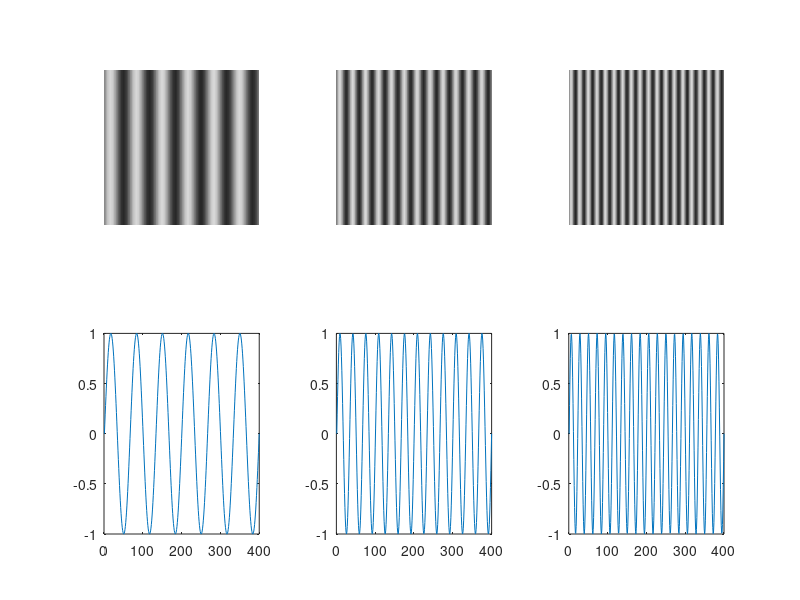
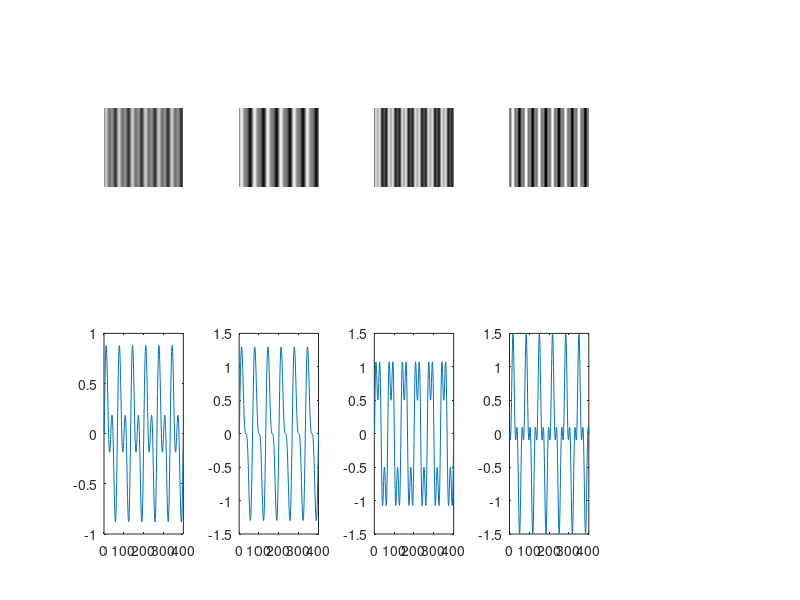

MATLAB code for these plots, in order: (Note: this script raises an error after producing the figures.)
%%%%%%%%%%%%%%%%%%%%%%%%%%%%%%%%%%%%%%%%%%%%%%%%%%%%%%%%%%%%%%%%%%%%%%%%%%%
% Stimulus exploration:
%   A sketchpad for trying out different ideas for what new stimuli to use
%
%%%%%%%%%%%%%%%%%%%%%%%%%%%%%%%%%%%%%%%%%%%%%%%%%%%%%%%%%%%%%%%%%%%%%%%%%%%

%% Superimpose two sines of different amplitudes
x = linspace(0, pi*6, 400);
factor = 2;
sin1 = sin(x*factor);
sin2 = sin(2*x*factor);
sin3 = sin(3*x*factor);

combo1 = (sin1+sin2)/2;
combo2 = sin1 + sin2/2;
combo3 = sin1 + sin3/2;
combo4 = sin1 - sin3/2;

im1 = repmat(sin1, size(sin1,2), 1);
im2 = repmat(sin2, size(sin2,2), 1);
im3 = repmat(sin3, size(sin3,2), 1);

c1 = repmat(combo1, size(combo1,2), 1);
c2 = repmat(combo2, size(combo2,2), 1);
c3 = repmat(combo3, size(combo3,2), 1);
c4 = repmat(combo4, size(combo4,2), 1);

figure; range = [-1.5, 1.5];
subplot(2, 3, 1); imshow(im1, range);
subplot(2, 3, 4); plot(sin1);
subplot(2, 3, 2); imshow(im2, range);
subplot(2, 3, 5); plot(sin2);
subplot(2, 3, 3); imshow(im3, range);
subplot(2, 3, 6); plot(sin3);

figure;
subplot(2, 5, 1); imshow(c1, range);
subplot(2, 5, 6); plot(combo1);
subplot(2, 5, 2); imshow(c2, range);
subplot(2, 5, 7); plot(combo2);
subplot(2, 5, 3); imshow(c3, range);
subplot(2, 5, 8); plot(combo3);
subplot(2, 5, 4); imshow(c4, range);
subplot(2, 5, 9); plot(combo4);

%% Preparation for noise image: Load the bpfilter
load(fullfile(rootpath, 'data', 'input', 'stimuli.mat'), 'bpfilter');

%% Build a thresholded noise image
%im = randn(100, 100);
im = randn(400, 400);
im = im./(max(im(:) - min(im(:)))) + 0.5;

%% Do the DFT
dft = fftshift(fft2(im));
logAbsDft = log(abs(dft));

% Find the midpoint
mid = ceil((size(im)+1)/2); % Midpoint pixels

% Define the frequencies to use, in terms of *k*, cycles per vector length.
% Negative frequencies are used as the way to deal with Nyquist limit.
[freqX freqY] = meshgrid([1:size(im,2)]-mid(2), [1:size(im,1)]- mid(1));

% Define a relative cutoff in terms of the available frequencies:
relCutoff = 1/100;
%relCutoff = 1/100;

% Nice soft round filter:
radius = relCutoff*size(im,1)/2;
mask = mkDisc(size(im), radius, mid, 60);

% Filter the image
mdft = mask.*dft;
res = ifft2(ifftshift(mdft));

% Threshold
thresh = res - min(res(:)) > (max(res(:)) - min(res(:)))/2;

% Grab edges with derivative filter
% (the padding enables us to do circular convolution)
threshPad = padarray(thresh, [1, 1], 'circular', 'both');
edge1 = [0, 0, 0; 1, 0, -1; 0, 0, 0];
edge2 = [0, 1, 0; 0, 0, 0; 0, -1, 0];
edge = conv2(double(threshPad), edge1, 'valid').^2 + conv2(double(threshPad), edge2, 'valid').^2;
%figure; imshow(edge, []);

% Filter convolutionally with bpfilter; it's too small to be intended in
% the Fourier domain
edgePad = padarray(edge, floor(size(bpfilter)/2), 'circular', 'both');
output = conv2(edgePad, bpfilter, 'valid');

%% Show Fourier spectra
figure;
tinybp = placematrix(zeros(size(edge)), bpfilter, mid - size(bpfilter)/2);
toShow = {im, ifft2(ifftshift(mask)), res, double(thresh), edge, bpfilter, tinybp, output};
for ii = 1:length(toShow)
    subplot(3, length(toShow), ii);
    imshow(toShow{ii}, [min(toShow{ii}(:)), max(toShow{ii}(:))]);
    subplot(3, length(toShow), length(toShow) + ii);
    ft = log(abs(fftshift2(fft2(toShow{ii}))));
    imshow(ft, [min(ft(:)), max(ft(:))]);
    subplot(3, length(toShow), length(toShow)*2 + ii);
    ft = abs(fftshift2(fft2(toShow{ii})));
    imshow(ft, [min(ft(:)), max(ft(:))]);
end

%% What if we had done a real band pass?
lpsize = 1/4;
lpfourier = reshape(mvnpdf([freqX(:), freqY(:)], [0,0], size(im)*lpsize), size(im));

hpsize = 1/2;
hpfourier = reshape(mvnpdf([freqX(:), freqY(:)], [0,0], size(im)*hpsize), size(im));

filt1 = hpfourier .* (1 - lpfourier);
filt2 = hpfourier - lpfourier + 1;

%% Try again. Those sum to 1. The random person's guess doesn't.
distances = reshape((freqX(:).^2 + freqY(:).^2).^0.5, size(im));
hpsigma = 40;
hpgauss = exp(-distances.^2 / (2*hpsigma^2));
lpsigma = 20;
lpgauss = exp(-distances.^2 / (2*lpsigma^2));

%bpgauss = hpgauss .* (1-lpgauss);
bpgauss = hpgauss/2 - lpgauss/2;
bpspace = log(abs(ifftshift(ifft2(bpgauss))));
    % This looks crazy, but... another method gave this too, so... ???
    % (I bet I'm not handling phase correctly?)
    
%% What happens then?
fftim = fftshift2(fft2(output));
mag = abs(fftim);
phase = angle(fftim);

%F_recon = mag.*exp(1i*phase);

% Stopped here... didn't seem fruitful anymore

%% Remember what it is that Jon wants? Namely, for me to generate images!
% For use in a scan!!
% I need to generate at least a sample of a cross-wise one of these for
% that to work

%% Generate a pure grating, just to show it's doable
N = size(im,1);
k = N / 8;
sinusoid = sin(2*pi*k/N*(1:N));
sinim = repmat(sinusoid, size(im,2), 1);
figure; imshow(sinim/2 + 0.5);

%% Generate a sparse grating

%% Generate a line pattern windowing onto a pure grating
linewindow = output.*sinim;
linewindow = linewindow - min(linewindow(:)) / (max(linewindow(:)) - min(linewindow(:)));
figure; imshow(linewindow, []);
figure; imshow(abs(fftshift(fft(linewindow))), []);
